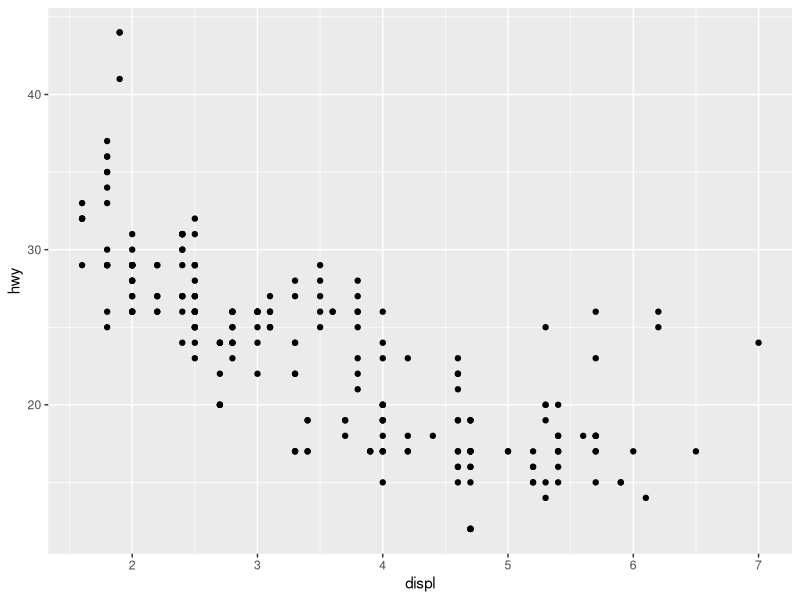
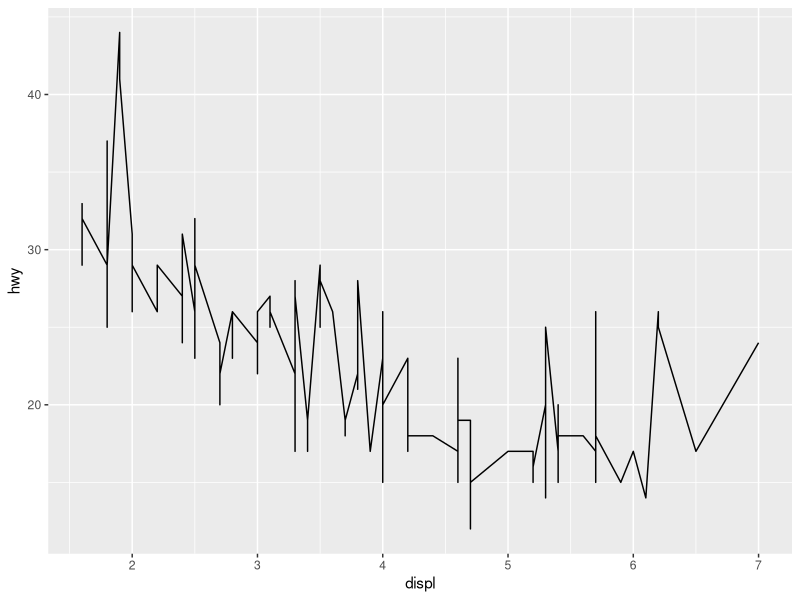
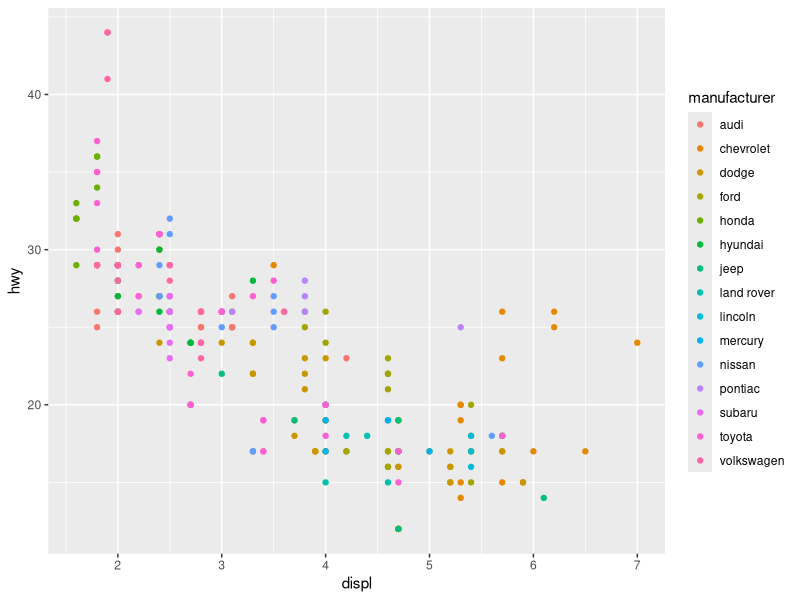
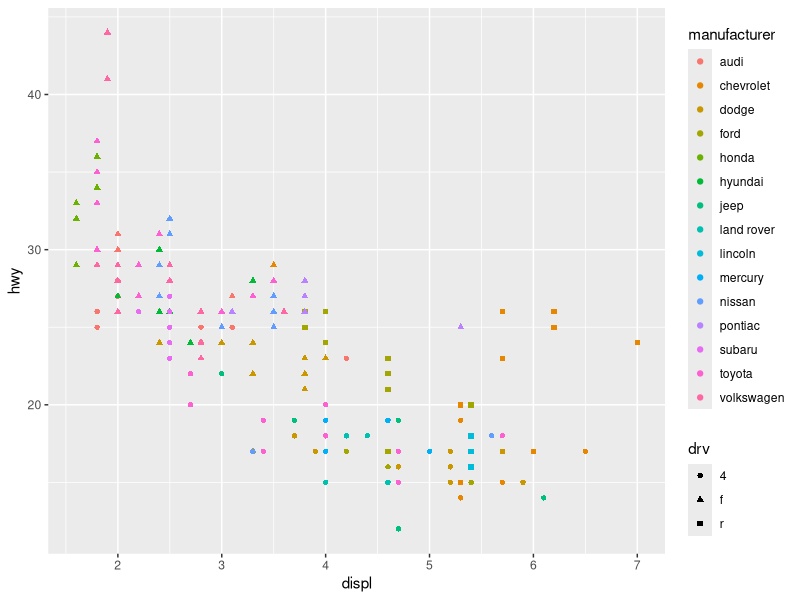
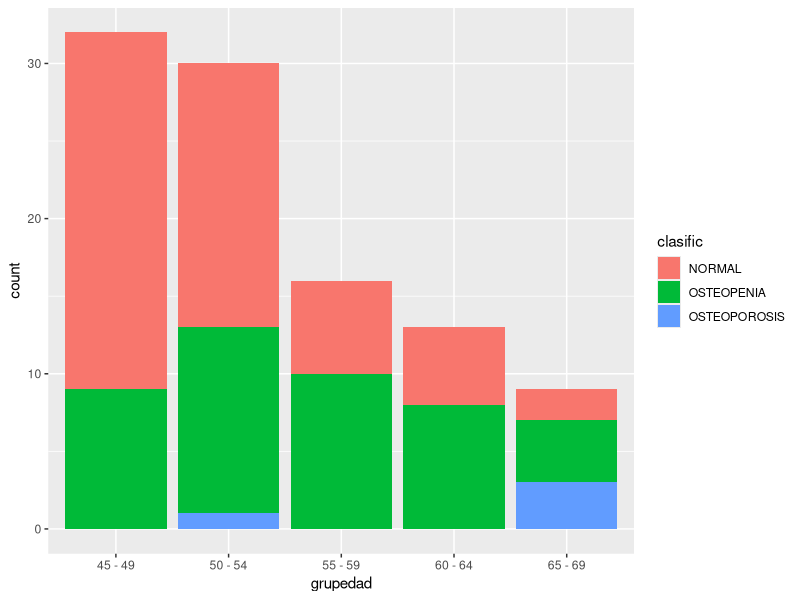
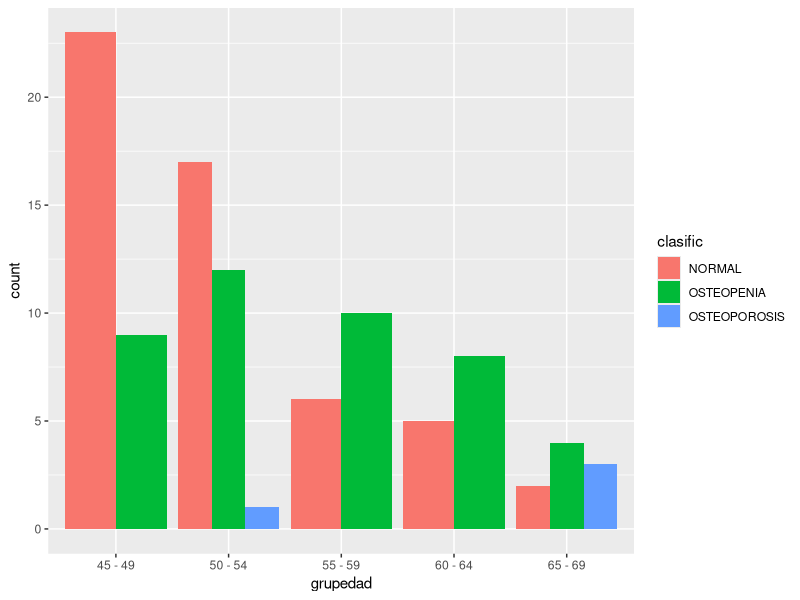
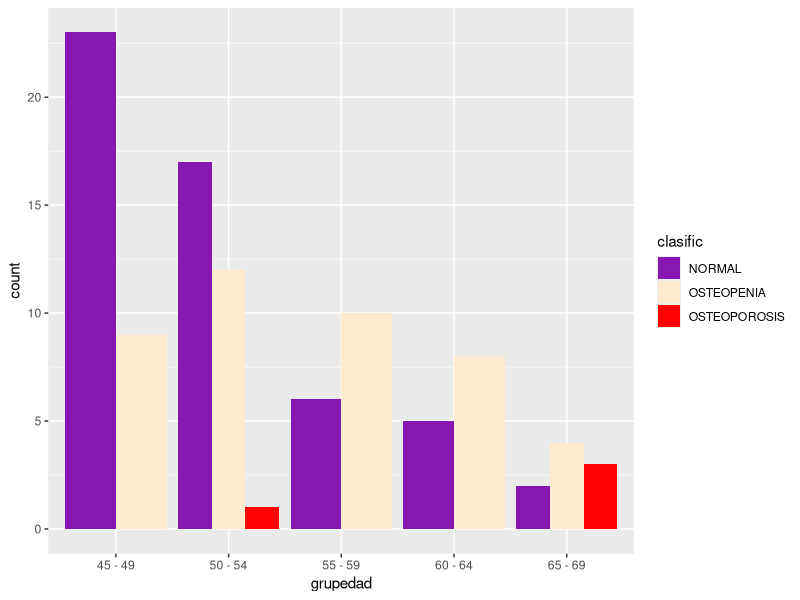
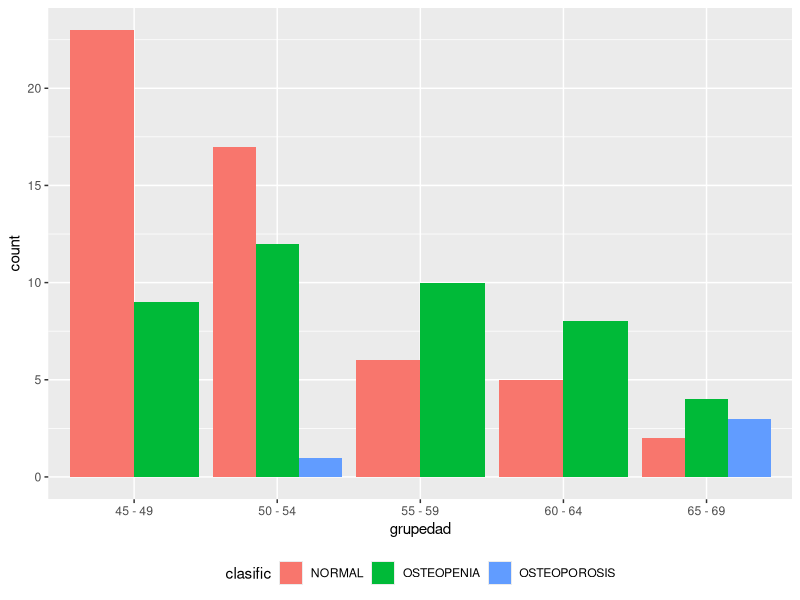

The R script that drew these images, in order:
## ---- chunk 1
#install the package
#install.packages(ggplot2)
#load the package
library(ggplot2)
## ---- chunk 2
#see the data
head(mpg)
colnames(mpg)
## ---- chunk 3
#do the basic plot
ggplot(mpg, aes(x = displ, y = hwy)) + 
  geom_point()
## ---- chunk 4
#change to lines
ggplot(mpg, aes(x = displ, y = hwy)) + 
  geom_line()
## ---- chunk 5
#Improving the graphic (color by manufacturer)
ggplot(mpg, aes(x = displ, y = hwy, color = manufacturer)) + 
  geom_point()
## ---- chunk 6
#Improving the graphic II (add shape by drv)
ggplot(mpg, aes(x = displ, y = hwy, color = manufacturer, shape =  drv)) + 
  geom_point()
## ---- chunk 7
#load the data 
osteoporosis <- read.csv2("datasets/osteo100.txt", sep = "\t", header = TRUE, dec = ".", stringsAsFactors = TRUE)

#see the data is correctly loaded
head(osteoporosis)
## ---- chunk 8
#contingency table
table(osteoporosis$grupedad, osteoporosis$clasific)
## ---- chunk 9
#contingency table in %
prop.table(table(osteoporosis$grupedad, osteoporosis$clasific))
## ---- chunk 10
#plot the data: stacket barplot
ggplot(data = osteoporosis, aes(x = grupedad)) +
  geom_bar(aes(fill = clasific))
## ---- chunk 11
#plot the data II: bars side by side
ggplot(data = osteoporosis, aes(x = grupedad)) +
  geom_bar(aes(fill = clasific), position = "dodge")
## ---- chunk 12
#Change colors, legend position, labels and finally save it!
p <- ggplot(data = osteoporosis, aes(x = grupedad)) +
  geom_bar(aes(fill = clasific), position = "dodge")

p + scale_fill_manual(values=c("#8618b1", "blanchedalmond", "red"))

p + theme(legend.position = "bottom")

p + labs(x = "Age group", y = "Women", title = "Osteo disease classified by age group")

pdf("clasific_grupedad.pdf")
  p + labs(x = "Age group", y = "Women", title = "Osteo disease classified by age group")
dev.off()
## ---- chunk 13
tab <- matrix(data = c(120, 60, 50, 70), nrow = 2, ncol = 2, byrow = TRUE)
tab
## ---- chunk 14
#change colnames and rownames
colnames(tab) <- c("Smokers", "Nonsmokers")
rownames(tab) <- c("Men", "Women")
tab
## ---- chunk 15
#Look in %
prop.table(tab)
## ---- chunk 16
#Table of statistics
with(osteoporosis, tapply(bua, list(grupedad), mean, na.rm=TRUE))
## ---- chunk 17
library(dplyr)
osteoporosis %>% 
  group_by(grupedad) %>%
  summarize(mean(edad))
## ---- chunk 18
#Plot the data
bp <- ggplot(osteoporosis, aes(x = grupedad, y = bua)) + 
  geom_boxplot(fill = '#A4A4A4', color = "darkred")
bp

# Box plot with points
# 0.2 : degree of jitter in x direction
bp + geom_jitter(shape = 16, position = position_jitter(0.2)) +
   labs(x = "Age Group", y = "Women", title = "Osteo disease classified by age group")
## ---- chunk 19
# Basic scatter plot
ggplot(osteoporosis, aes(x = peso, y = imc)) + 
  geom_point()

# Change the point size, and shape
ggplot(osteoporosis, aes(x = peso, y = imc)) +
  geom_point(size = 1, shape = 1)

# Color the points depending of another variable
ggplot(osteoporosis, aes(x = peso, y = imc, color = clasific, shape = clasific)) +
  geom_point()

#not always the correlation is good
ggplot(osteoporosis, aes(x = edad, y = imc)) + 
  geom_point()
## ---- chunk 20
#correlation matrix
pairs(osteoporosis[, c("edad", "peso",  "talla", "imc", "bua", "menarqui")])
## ---- chunk 21
#with ggplots
#install.packages(GGally)
library(GGally)
                 
ggpairs(osteoporosis, columns = c("edad", "peso",  "talla", "imc", "bua", "menarqui"), ggplot2::aes(colour = clasific))

## ---- chunk 22
#Pearson correlation
cor(osteoporosis$bua, osteoporosis$edad, method = "pearson")
## ---- chunk 23
#the plot

ggplot(osteoporosis, aes(x = edad, y = bua)) + 
  geom_point()

#Spearman correlation
cor(osteoporosis$bua, osteoporosis$edad, method = "spearman")
